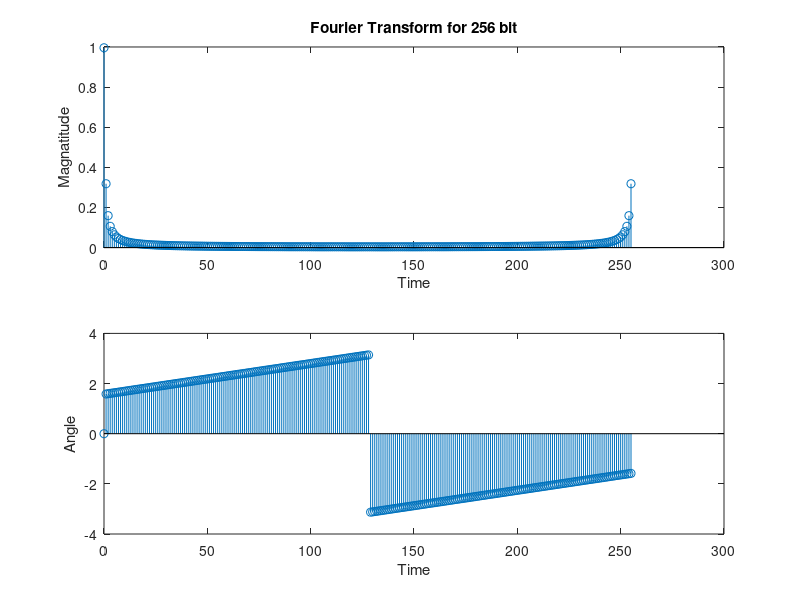

Source code (MATLAB):
clear;
clc
close all
tic
tp = 1e-6;
m = 2/tp;
N = 256;
cap_omega = (2*pi)/tp;
omega_s = N*cap_omega;
T = (2*pi)/omega_s;
t = -tp/2:T:tp/2;
n = 0:1:N-1;
t1 = n.*T;



for i=1:1:length(t)-1

    if t(i)<0

        xp(i) = m*t1(i);
    else
xp(i) = m*t1(i);

            end
end





% X = disc_fourt(xp,n,N);
X = fft(xp,N);
coefficients = X./N;

disp(sprintf('Fourier Series Coefficients'));



for i=1:1:N

    if imag(coefficients(i))>=0

        disp(sprintf('%3.4g+%3.4gi',real(coefficients(i)),imag(coefficients(i))));

    elseif imag(coefficients(i))<0

        disp(sprintf('%3.4g%3.4gi',real(coefficients(i)),imag(coefficients(i))));

    end

end

subplot(2,1,1)
stem(n,abs(coefficients))
title('Fourier Transform for 256 bit')
ylabel('Magnatitude')
xlabel('Time')
subplot(2,1,2)
stem(n,angle(coefficients))
ylabel('Angle')
xlabel('Time')

toc